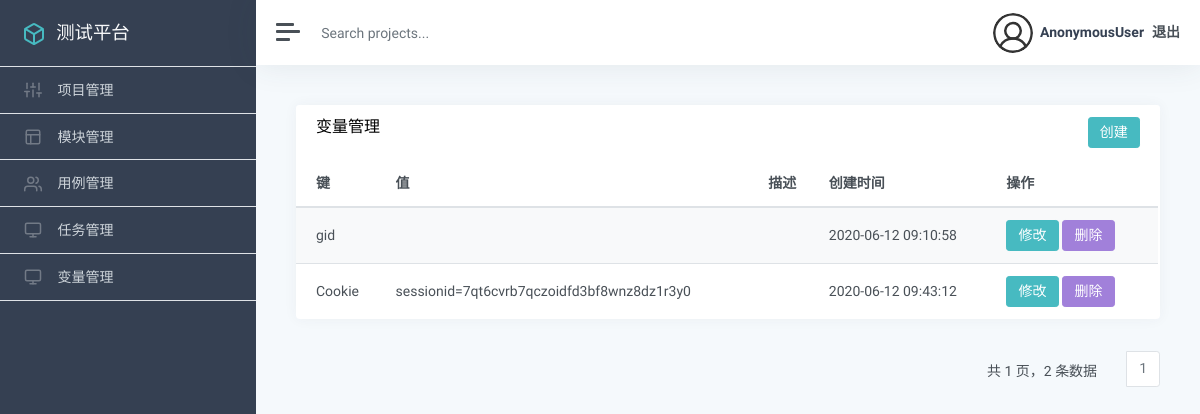
/variable/list/, run on the app's committed database.
### app_variable/models.py (models this page shows)
class Variable(models.Model):
    api = models.ForeignKey(ApiCase, on_delete=models.CASCADE, null=True)
    key = models.CharField('键', max_length=255, null=True)
    extract_value = models.CharField('提取值', max_length=255, null=True, default="")
    value = models.CharField('值', max_length=255, null=True)
    describe = models.CharField('描述', max_length=255, default="")
    create_time = models.DateTimeField('创建时间', auto_now_add=True)

### app_variable/views.py (the view)
# urls.py: path('list/', views.variable_list, name='variable_list'),
def variable_list(request):
    variable_list = Variable.objects.all()
    p = Paginator(variable_list, 5)
    page = request.GET.get("page", "")
    if page == "":
        page = 1
    try:
        variable_list = p.page(page)
    except EmptyPage:
        variable_list = p.page(p.num_pages)
    except PageNotAnInteger:
        variable_list = p.page(1)
    return render(request, 'variable/list.html', {
        "variable_list":variable_list
    })

### templates/variable/list.html (shortened to what this page needs)
{% extends "manage.html" %}
{% load static %}
{% block manage %}
<div class="card flex-fill">
    <div class="card-header">
        <h5 class="card-title mb-0" style="float:left">变量管理</h5>
        <button onclick="add()" type="button" class="btn btn-primary" style="float:right">创建</button>
    </div>
    <div id="datatables-dashboard-traffic_wrapper" class="dataTables_wrapper dt-bootstrap4 no-footer">
        <div class="row">
            <div class="col-sm-12">
                <table id="datatables-dashboard-traffic" class="table table-striped my-0 dataTable no-footer"
                    role="grid" aria-describedby="datatables-dashboard-traffic_info">
                    <thead>
                        <tr role="row">
                            <th>键</th>
                            <th>值</th>
                            <th>描述</th>
                            <th>创建时间</th>
                            <th>操作</th>
                        </tr>
                    </thead>
                    <tbody>
                        {% for v in variable_list %}
                        <tr role="row" class="odd">
                            <td>{{ v.key }}</td>
                            <td>{{ v.value }}</td>
                            <td>{{ v.describe }}</td>
                            <td>{{ v.create_time |date:"Y-m-d H:i:s"}}</td>
                            <td>
                              <a href="{% url "app_variable:variable_edit" v.id %}"><button class="btn btn-primary">修改</button></a>
                              <button onclick="del({{ v.id }})" type="button" class="btn btn-secondary">删除</button>
                            </td>
                        </tr>
                        {% endfor %}
                    </tbody>
                </table>
            </div>
        </div>
    </div>
</div>
    <div style="float: right">
        <nav aria-label="Page navigation example">
          <ul class="pagination">
          <div id="number-data" style="margin: 10px;margin-right: 30px;">
                共 {{ variable_list.paginator.num_pages }} 页，{{ variable_list.paginator.count }} 条数据
          </div>
                <li class="page-item">
                    <a class="page-link" href="">{{ variable_list.number }}</a>
                </li>
          </ul>
        </nav>
    </div>
{% endblock %}

### data on the page
Variable: key "gid", create_time "2020-06-12 09:10:58"
Variable: key "Cookie", value "sessionid=7qt6cvrb7qczoidfd3bf8wnz8dz1r3y0", create_time "2020-06-12 09:43:12"

### other printed values
{{ user }} "AnonymousUser"
{{ variable_list.paginator.num_pages }} "1"
{{ variable_list.paginator.count }} "2"
{{ variable_list.number }} "1"
